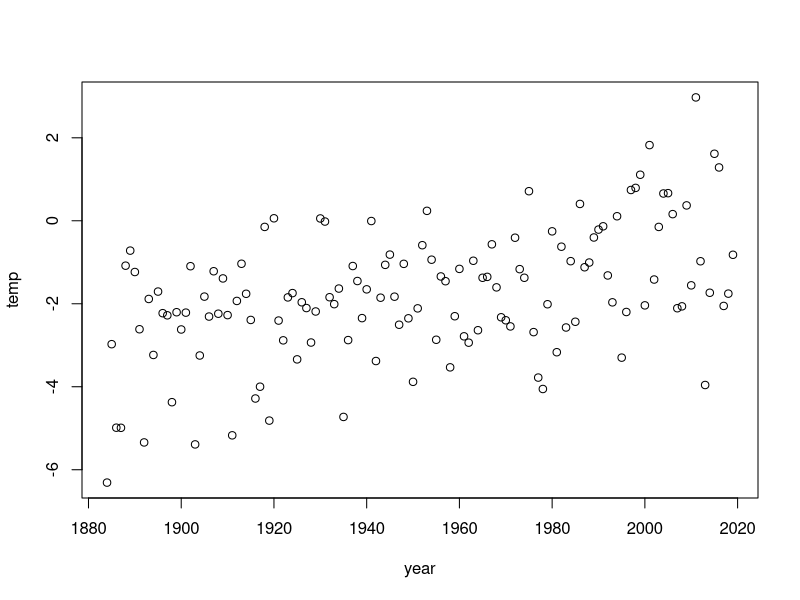
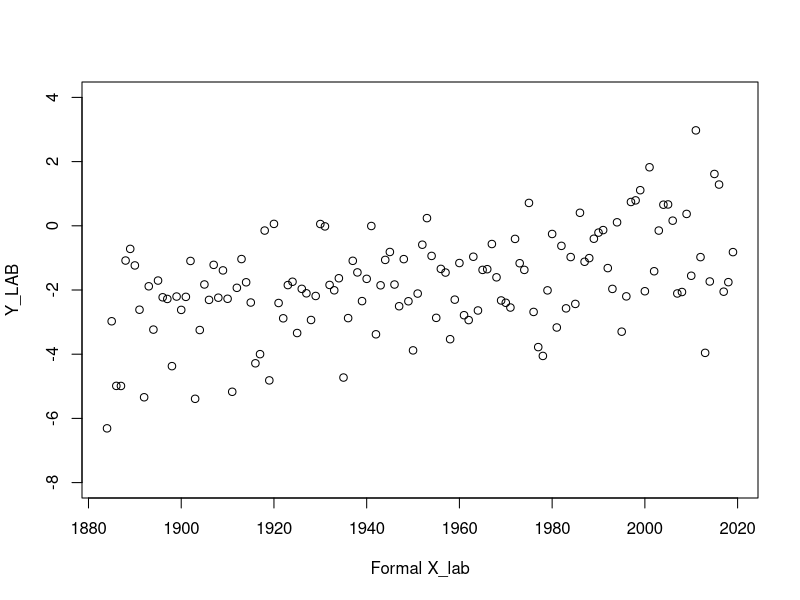
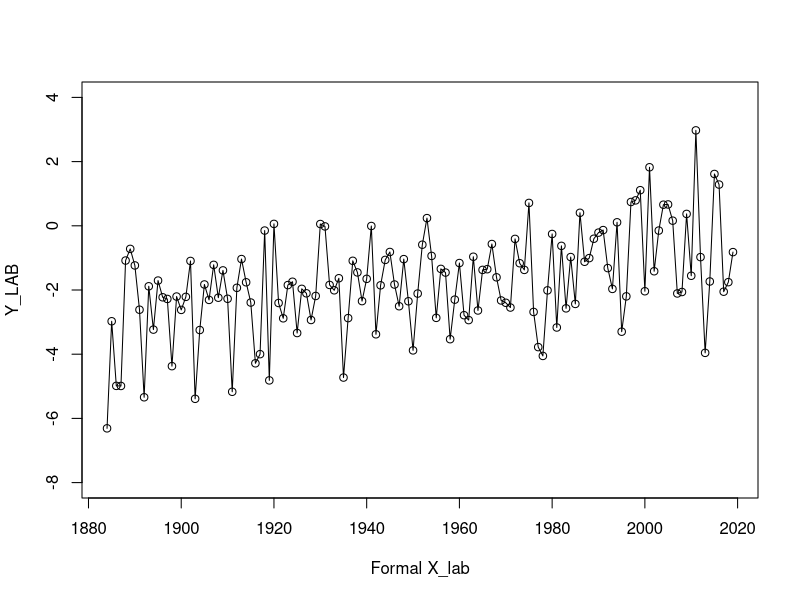
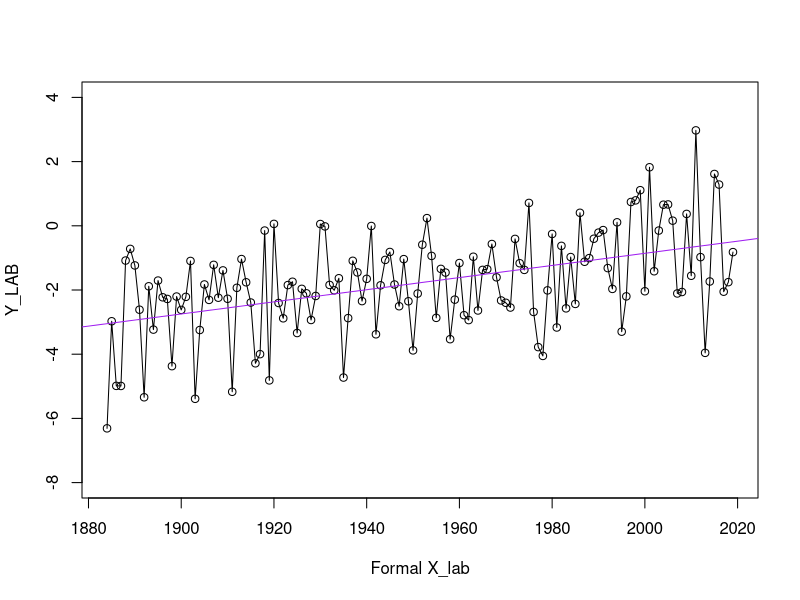
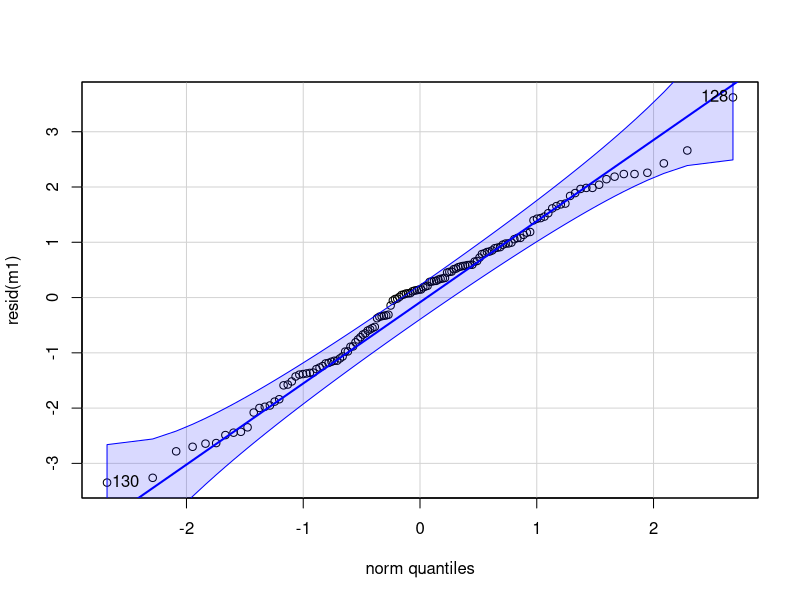
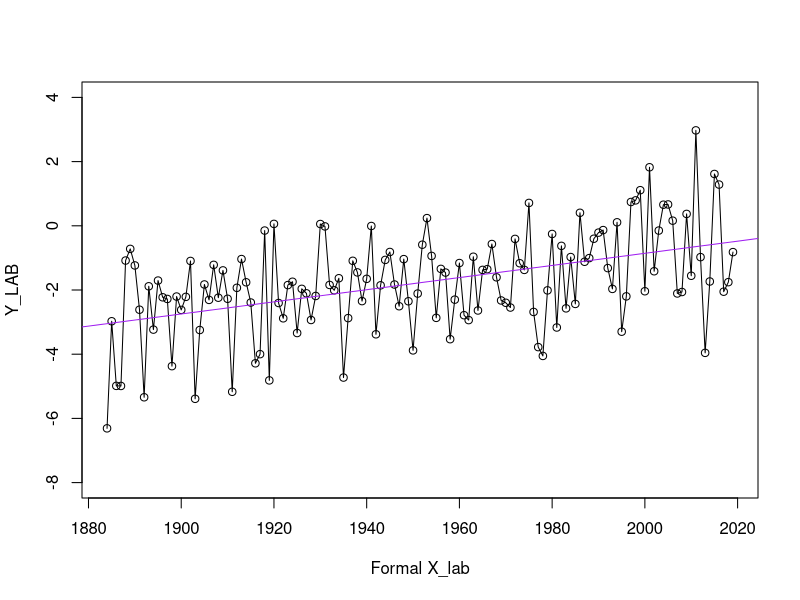
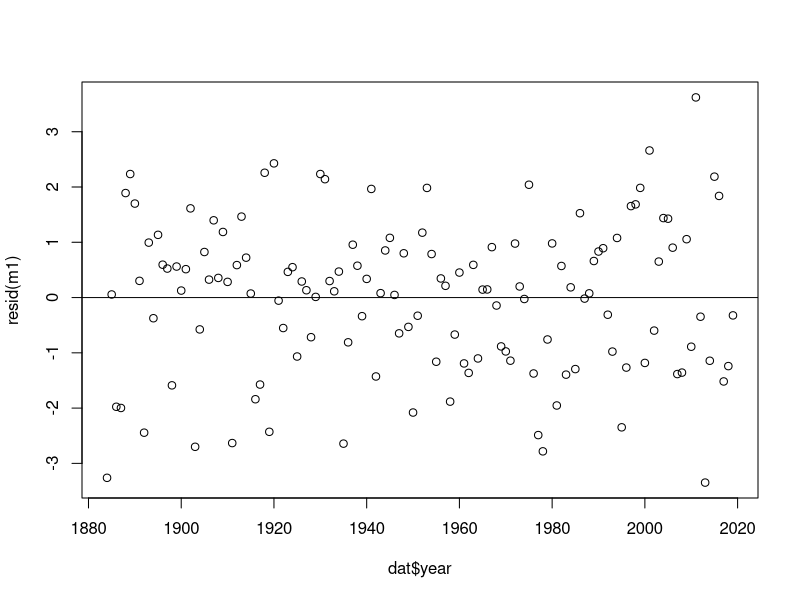
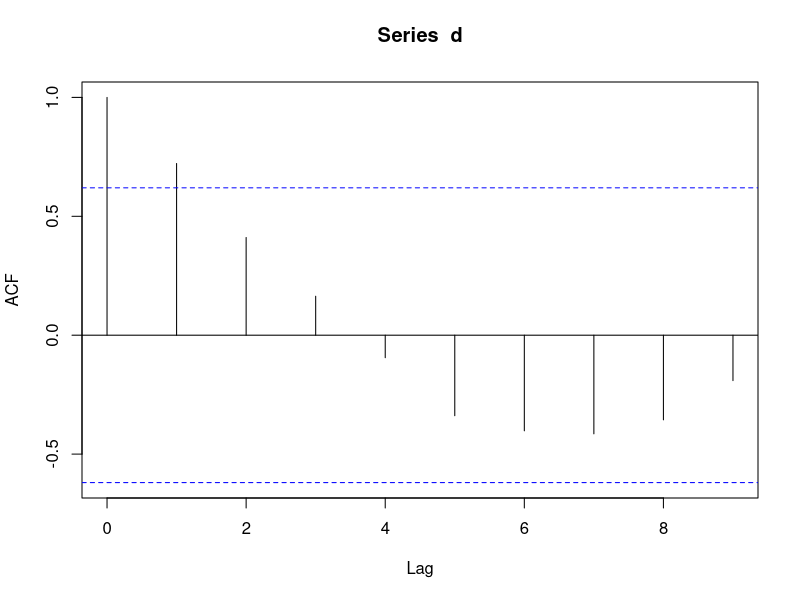

R code for these plots, in order:
## ---- chunk 1
knitr::opts_chunk$set(
    cache       = TRUE,     # if TRUE knitr will cache the results to reuse in future knits
    fig.width   = 10,       # the width for plots created by code chunk
    fig.height  = 10,       # the height for plots created by code chunk
    fig.align   = 'center', # how to align graphics in the final doc. 'left', 'right', 'center'
    fig.path    = 'figs/',  # file path to the directory where knitr shall store the graphics files
    results     = 'asis',   # knitr will pass through results without reformatting them
    echo        = TRUE,     # in FALSE knitr will not display code in the code chunk above it's results
    message     = TRUE,     # if FALSE knitr will not display any messages generated by code
    strip.white = TRUE,     # if FALSE knitr will not remove white spaces at the beg or end of code chunk
    warning     = FALSE,    # if FALSE knitr will not display any warning messages in the final document
    tidy.opts  =list(width.cutoff=80), tidy=TRUE)
## ---- chunk 2
set.seed(123)
pop <- rnorm(n=5438, mean=40, sd=6)
## ---- chunk 3
set.seed(NULL)
SnorkSample1 <- sample(pop, size=15)
SnorkSample1

## ---- chunk 4
set.seed(111)
pop2 <- rnorm(n=1819, mean=41.6, sd=6)
## ---- chunk 5
set.seed(NULL)
SnorkSample2 <- sample(pop2, size=15)
SnorkSample2

## ---- chunk 6
dat<-read.csv("LakeMendota.csv")
## ---- chunk 7
plot(temp~year, dat) # this is the simplest plot
## ---- chunk 8

plot(temp~year, ylim=c(-8,4), xlab='Formal X_lab', ylab= 'Y_LAB', dat)
## ---- chunk 9
plot(temp~year, ylim=c(-8,4), xlab='Formal X_lab', ylab= 'Y_LAB', dat)
lines(temp~year, dat)
## ---- chunk 10
m1<-lm(temp~year,data=dat) #fit SLR model of temp against year, place in object m1
summary(m1) 
## ---- chunk 11

plot(temp~year, ylim=c(-8,4), xlab='Formal X_lab', ylab= 'Y_LAB', dat)
lines(temp~year, dat)
abline(m1, col='purple')


## ---- chunk 12
library(car)
qqPlot(resid(m1))
## ---- chunk 13

plot(temp~year, ylim=c(-8,4), xlab='Formal X_lab', ylab= 'Y_LAB', dat)
lines(temp~year, dat)
abline(m1, col='purple')


## ---- chunk 14
plot(resid(m1)~dat$year) # resid(model object) generates the residual values
abline(h=0) 
## ---- chunk 15
d <- sample(100, 10)
d <- sort(d)
acf(d)
## ---- chunk 16
acf(resid(m1))
